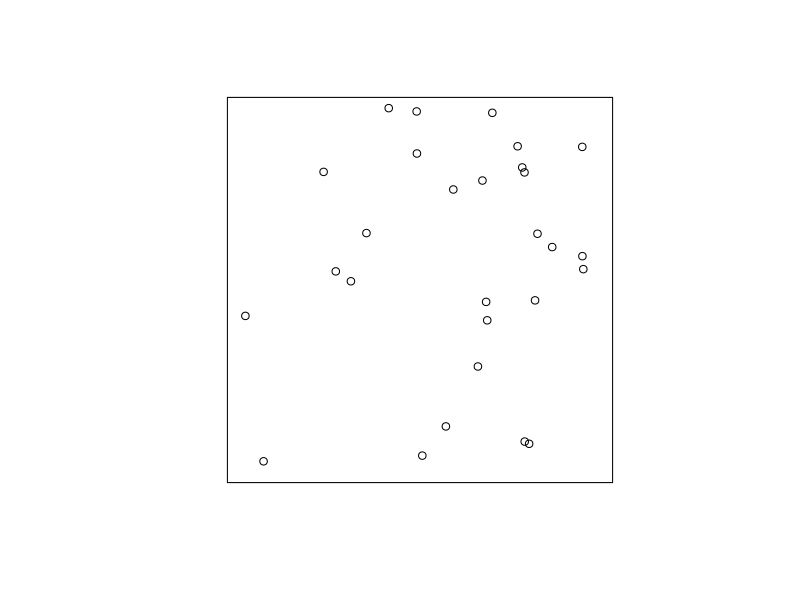
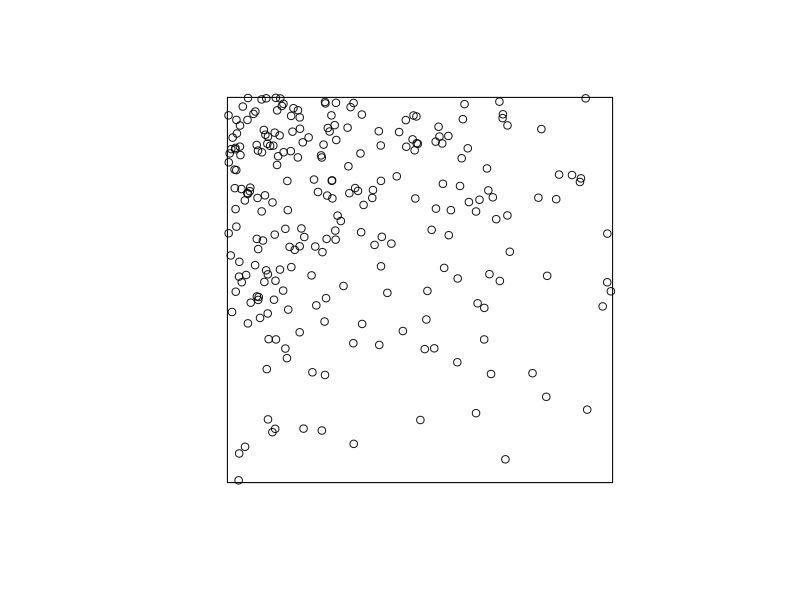
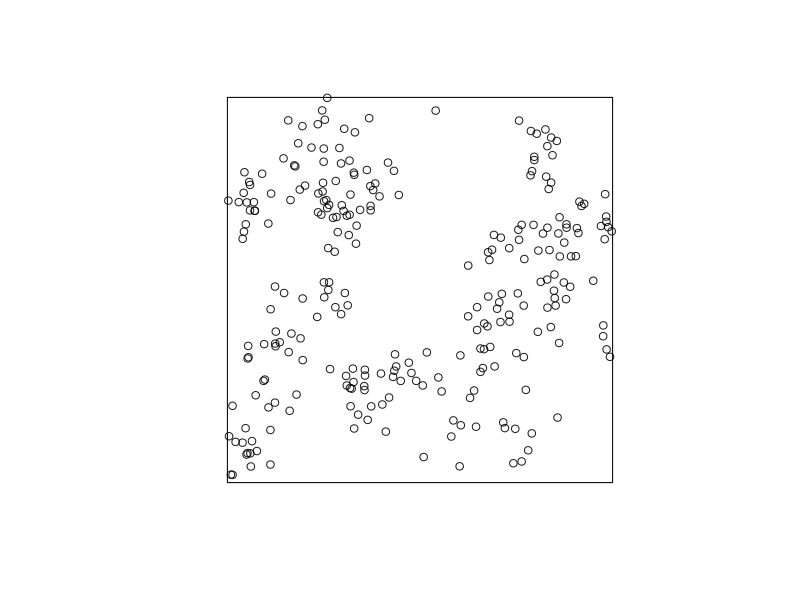
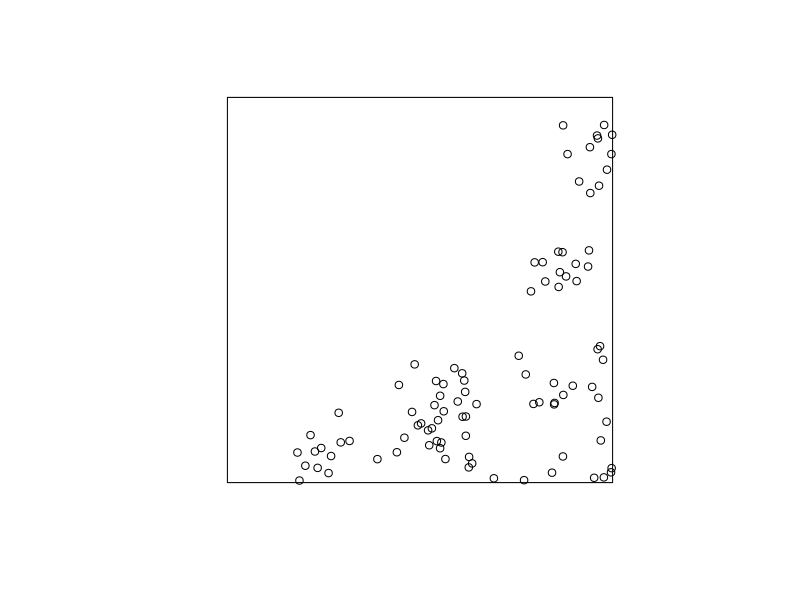
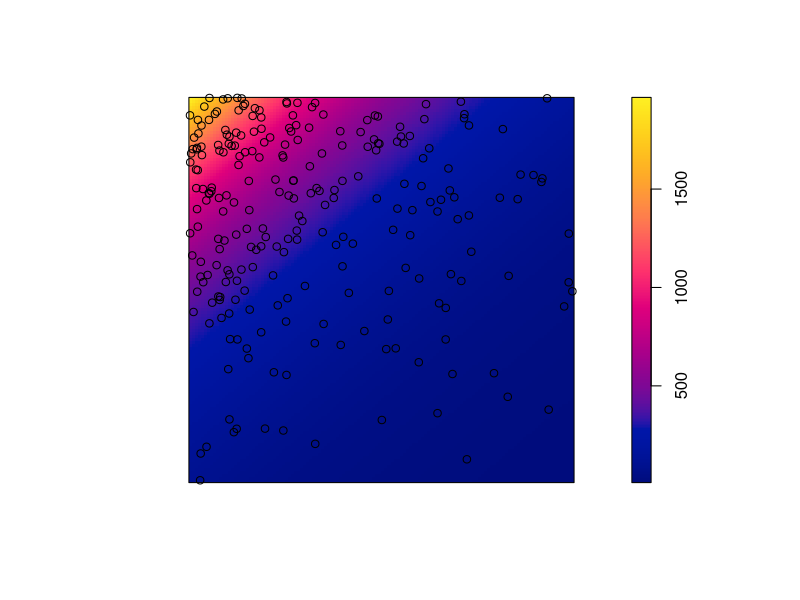
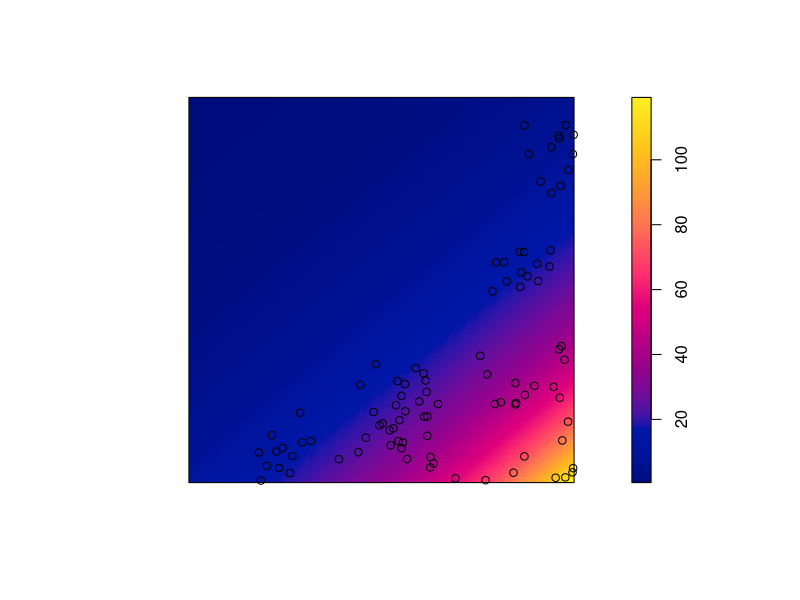

Write R code to recreate these figures, in order.
library(spatstat)
################################################################################
## Figuras de exemplos dos 4 processos, para os exercicios
################################################################################
## Poisson homogeneo
pp.1 <- rpoispp(35, win = unit.square())
## Poisson inhomogeneous
##Z <- as.im(function(x,y){ifelse(x>0.5, 25, 100)}, unit.square())
## Using a raster image
Z1 <- as.im(function(x,y){100 * exp(-2.5*x + 3*y)}, unit.square())
pp.2 <- rpoispp(Z1)
## Thomas homogeneous
pp.3 <- rThomas(kappa = mean(Z1/10), scale = 0.05, mu = 10)
##inhomogeneous
Z2 <- as.im(function(x,y)10 * exp(2.5*x - 3*y), unit.square())
pp.4 <- rThomas(kappa = function(x,y){10 * exp(2.5*x - 3*y)}, 0.05, 10, win = unit.square())


## Save plots
png("images/point_pattern_examples%02d.png")
plot(pp.1, main = "")
plot(pp.2, main = "")
plot(pp.3, main = "")
plot(pp.4, main = "")
image(Z1, main = "")
points(pp.2)
image(Z2, main = "")
points(pp.4)
dev.off()
